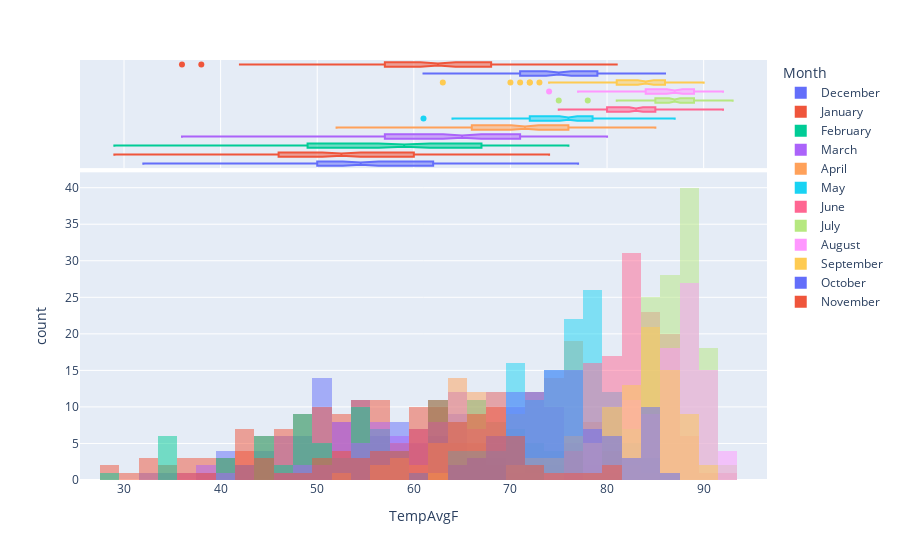

This figure's notebook cell:
### Markdown cell above
Overlay provides a way to visualize the individual distributions of each month. However, depending at the number of classes you have (in this case 12) it may not be the best way to compare distributions. A cool option you have, that is transferable to other plots, is the parameter `marginal`. This parameter allows you to display the distribution of the data on the x and y axis. You can find more information about the parameter [here](https://plot.ly/python/reference/#histogram2d-marginal).

**Step 3.3** Create a histogram with the distribution of the `TempAvgF` in the `weather` dataset based on the month. Set the `barmode` parameter to `overlay` and the `marginal` parameter to `box`.<br>

### Code cell
#create a histogram with plotly express that shows the color for each subscription type
fig = px.histogram(data_frame=weather, x='TempAvgF', color='Month', barmode='overlay', marginal='box')
fig.show()

### Figure 1 — Plotly figure (JSON) as saved in the notebook; plotly's stock layout.template omitted (floating-point values rounded to 4 significant figures)
{"data": [{"alignmentgroup": "True", "bingroup": "x", "hovertemplate": "Month=December<br>TempAvgF=%{x}<br>count=%{y}<extra></extra>", "legendgroup": "December", "marker": {"color": "#636efa", "opacity": 0.5, "pattern": {"shape": ""}}, "name": "December", "offsetgroup": "December", "orientation": "v", "showlegend": true, "type": "histogram", "x": [60, 48, 45, 46, 50, 48, 53, 51, 50, 40, 46, 54, 45, 54, 62, 69, 62, 54, 58, 56, 57, 62, 65, 65, 68, 63, 55, 51, 55, 53, 52, 53, 67, 51, 46, 49, 64, 54, 40, 49, 43, 39, 53, 55, 52, 50, 51, 57, 57, 59, 62, 65, 66, 73, 60, 59, 64, 55, 54, 46, 51, 59, 65, 64, 67, 63, 61, 74, 55, 41, 43, 49, 46, 53, 58, 51, 51, 50, 51, 48, 44, 40, 44, 59, 57, 64, 50, 50, 59, 55, 32, 34, 47, 57, 59, 60, 72, 74, 77, 69, 73, 60, 52, 64], "xaxis": "x", "yaxis": "y"}, {"alignmentgroup": "True", "hovertemplate": "Month=December<br>TempAvgF=%{x}<extra></extra>", "legendgroup": "December", "marker": {"color": "#636efa"}, "name": "December", "notched": true, "offsetgroup": "December", "showlegend": false, "type": "box", "x": [60, 48, 45, 46, 50, 48, 53, 51, 50, 40, 46, 54, 45, 54, 62, 69, 62, 54, 58, 56, 57, 62, 65, 65, 68, 63, 55, 51, 55, 53, 52, 53, 67, 51, 46, 49, 64, 54, 40, 49, 43, 39, 53, 55, 52, 50, 51, 57, 57, 59, 62, 65, 66, 73, 60, 59, 64, 55, 54, 46, 51, 59, 65, 64, 67, 63, 61, 74, 55, 41, 43, 49, 46, 53, 58, 51, 51, 50, 51, 48, 44, 40, 44, 59, 57, 64, 50, 50, 59, 55, 32, 34, 47, 57, 59, 60, 72, 74, 77, 69, 73, 60, 52, 64], "xaxis": "x2", "yaxis": "y2"}, {"alignmentgroup": "True", "bingroup": "x", "hovertemplate": "Month=January<br>TempAvgF=%{x}<br>count=%{y}<extra></extra>", "legendgroup": "January", "marker": {"color": "#EF553B", "opacity": 0.5, "pattern": {"shape": ""}}, "name": "January", "offsetgroup": "January", "orientation": "v", "showlegend": true, "type": "histogram", "x": [54, 44, 43, 57, 47, 29, 35, 47, 62, 65, 62, 57, 57, 57, 52, 56, 54, 54, 59, 64, 51, 54, 42, 33, 48, 60, 47, 33, 38, 48, 68, 37, 41, 51, 43, 41, 54, 41, 30, 36, 34, 42, 43, 39, 39, 49, 51, 54, 59, 56, 61, 53, 47, 45, 50, 57, 60, 67, 62, 66, 53, 56, 46, 45, 52, 48, 46, 50, 61, 55, 48, 42, 45, 50, 52, 59, 59, 54, 45, 48, 56, 51, 54, 46, 44, 53, 66, 51, 48, 52, 57, 62, 72, 63, 64, 60, 42, 49, 29, 32, 37, 57, 69, 70, 74, 67, 52, 62, 64, 54, 52, 62, 62, 65, 62, 61, 67, 59, 50, 48, 50, 55, 63, 61], "xaxis": "x", "yaxis": "y"}, {"alignmentgroup": "True", "hovertemplate": "Month=January<br>TempAvgF=%{x}<extra></extra>", "legendgroup": "January", "marker": {"color": "#EF553B"}, "name": "January", "notched": true, "offsetgroup": "January", "showlegend": false, "type": "box", "x": [54, 44, 43, 57, 47, 29, 35, 47, 62, 65, 62, 57, 57, 57, 52, 56, 54, 54, 59, 64, 51, 54, 42, 33, 48, 60, 47, 33, 38, 48, 68, 37, 41, 51, 43, 41, 54, 41, 30, 36, 34, 42, 43, 39, 39, 49, 51, 54, 59, 56, 61, 53, 47, 45, 50, 57, 60, 67, 62, 66, 53, 56, 46, 45, 52, 48, 46, 50, 61, 55, 48, 42, 45, 50, 52, 59, 59, 54, 45, 48, 56, 51, 54, 46, 44, 53, 66, 51, 48, 52, 57, 62, 72, 63, 64, 60, 42, 49, 29, 32, 37, 57, 69, 70, 74, 67, 52, 62, 64, 54, 52, 62, 62, 65, 62, 61, 67, 59, 50, 48, 50, 55, 63, 61], "xaxis": "x2", "yaxis": "y2"}, {"alignmentgroup": "True", "bingroup": "x", "hovertemplate": "Month=February<br>TempAvgF=%{x}<br>count=%{y}<extra></extra>", "legendgroup": "February", "marker": {"color": "#00cc96", "opacity": 0.5, "pattern": {"shape": ""}}, "name": "February", "offsetgroup": "February", "orientation": "v", "showlegend": true, "type": "histogram", "x": [66, 45, 40, 53, 40, 29, 34, 51, 59, 48, 35, 45, 51, 67, 59, 68, 70, 69, 73, 70, 57, 63, 74, 66, 62, 44, 45, 62, 59, 41, 42, 49, 45, 49, 55, 68, 68, 64, 65, 53, 55, 63, 63, 51, 45, 49, 54, 65, 67, 47, 34, 34, 49, 43, 34, 34, 66, 62, 49, 47, 48, 51, 50, 56, 57, 56, 68, 63, 64, 66, 62, 63, 63, 67, 73, 71, 68, 65, 54, 54, 54, 53, 58, 67, 70, 67, 55, 49, 49, 62, 73, 71, 69, 56, 65, 76, 73, 71, 57, 54, 55, 64, 74, 71, 64, 67, 69, 73, 67, 54, 57, 74, 75], "xaxis": "x", "yaxis": "y"}, {"alignmentgroup": "True", "hovertemplate": "Month=February<br>TempAvgF=%{x}<extra></extra>", "legendgroup": "February", "marker": {"color": "#00cc96"}, "name": "February", "notched": true, "offsetgroup": "February", "showlegend": false, "type": "box", "x": [66, 45, 40, 53, 40, 29, 34, 51, 59, 48, 35, 45, 51, 67, 59, 68, 70, 69, 73, 70, 57, 63, 74, 66, 62, 44, 45, 62, 59, 41, 42, 49, 45, 49, 55, 68, 68, 64, 65, 53, 55, 63, 63, 51, 45, 49, 54, 65, 67, 47, 34, 34, 49, 43, 34, 34, 66, 62, 49, 47, 48, 51, 50, 56, 57, 56, 68, 63, 64, 66, 62, 63, 63, 67, 73, 71, 68, 65, 54, 54, 54, 53, 58, 67, 70, 67, 55, 49, 49, 62, 73, 71, 69, 56, 65, 76, 73, 71, 57, 54, 55, 64, 74, 71, 64, 67, 69, 73, 67, 54, 57, 74, 75], "xaxis": "x2", "yaxis": "y2"}, {"alignmentgroup": "True", "bingroup": "x", "hovertemplate": "Month=March<br>TempAvgF=%{x}<br>count=%{y}<extra></extra>", "legendgroup": "March", "marker": {"color": "#ab63fa", "opacity": 0.5, "pattern": {"shape": ""}}, "name": "March", "offsetgroup": "March", "orientation": "v", "showlegend": true, "type": "histogram", "x": [68, 51, 36, 40, 46, 54, 53, 52, 49, 61, 70, 60, 52, 62, 68, 56, 55, 65, 62, 59, 67, 69, 54, 58, 57, 60, 72, 76, 64, 62, 73, 39, 42, 52, 52, 39, 42, 49, 51, 52, 57, 57, 63, 66, 66, 60, 65, 70, 71, 73, 64, 58, 68, 66, 71, 73, 62, 64, 66, 71, 72, 74, 70, 64, 73, 61, 68, 68, 70, 76, 65, 61, 65, 66, 71, 73, 80, 71, 73, 68, 55, 53, 52, 62, 74, 59, 57, 61, 65, 62, 64, 73, 76, 64, 58, 56, 57, 66, 76, 69, 68, 74, 73, 64, 55, 58, 57, 62, 69, 74, 75, 75, 75, 74, 76, 75, 72, 69, 75, 78, 78, 72, 68, 71], "xaxis": "x", "yaxis": "y"}, {"alignmentgroup": "True", "hovertemplate": "Month=March<br>TempAvgF=%{x}<extra></extra>", "legendgroup": "March", "marker": {"color": "#ab63fa"}, "name": "March", "notched": true, "offsetgroup": "March", "showlegend": false, "type": "box", "x": [68, 51, 36, 40, 46, 54, 53, 52, 49, 61, 70, 60, 52, 62, 68, 56, 55, 65, 62, 59, 67, 69, 54, 58, 57, 60, 72, 76, 64, 62, 73, 39, 42, 52, 52, 39, 42, 49, 51, 52, 57, 57, 63, 66, 66, 60, 65, 70, 71, 73, 64, 58, 68, 66, 71, 73, 62, 64, 66, 71, 72, 74, 70, 64, 73, 61, 68, 68, 70, 76, 65, 61, 65, 66, 71, 73, 80, 71, 73, 68, 55, 53, 52, 62, 74, 59, 57, 61, 65, 62, 64, 73, 76, 64, 58, 56, 57, 66, 76, 69, 68, 74, 73, 64, 55, 58, 57, 62, 69, 74, 75, 75, 75, 74, 76, 75, 72, 69, 75, 78, 78, 72, 68, 71], "xaxis": "x2", "yaxis": "y2"}, {"alignmentgroup": "True", "bingroup": "x", "hovertemplate": "Month=April<br>TempAvgF=%{x}<br>count=%{y}<extra></extra>", "legendgroup": "April", "marker": {"color": "#FFA15A", "opacity": 0.5, "pattern": {"shape": ""}}, "name": "April", "offsetgroup": "April", "orientation": "v", "showlegend": true, "type": "histogram", "x": [76, 76, 77, 64, 60, 57, 62, 64, 65, 72, 73, 75, 73, 58, 52, 57, 62, 69, 66, 68, 74, 75, 73, 78, 76, 77, 85, 80, 72, 66, 76, 76, 76, 63, 64, 75, 78, 74, 79, 65, 65, 75, 76, 67, 69, 74, 71, 66, 73, 64, 66, 74, 77, 77, 82, 78, 74, 59, 63, 67, 59, 60, 62, 68, 68, 69, 67, 68, 68, 72, 80, 68, 65, 66, 67, 70, 71, 69, 72, 71, 72, 72, 69, 71, 79, 79, 76, 75, 80, 76, 71, 67, 70, 75, 64, 64, 67, 69, 74, 76, 67, 70, 75, 75, 76, 77, 72, 72, 77, 79, 80, 65, 64, 65, 76, 77, 70, 83, 79, 65], "xaxis": "x", "yaxis": "y"}, {"alignmentgroup": "True", "hovertemplate": "Month=April<br>TempAvgF=%{x}<extra></extra>", "legendgroup": "April", "marker": {"color": "#FFA15A"}, "name": "April", "notched": true, "offsetgroup": "April", "showlegend": false, "type": "box", "x": [76, 76, 77, 64, 60, 57, 62, 64, 65, 72, 73, 75, 73, 58, 52, 57, 62, 69, 66, 68, 74, 75, 73, 78, 76, 77, 85, 80, 72, 66, 76, 76, 76, 63, 64, 75, 78, 74, 79, 65, 65, 75, 76, 67, 69, 74, 71, 66, 73, 64, 66, 74, 77, 77, 82, 78, 74, 59, 63, 67, 59, 60, 62, 68, 68, 69, 67, 68, 68, 72, 80, 68, 65, 66, 67, 70, 71, 69, 72, 71, 72, 72, 69, 71, 79, 79, 76, 75, 80, 76, 71, 67, 70, 75, 64, 64, 67, 69, 74, 76, 67, 70, 75, 75, 76, 77, 72, 72, 77, 79, 80, 65, 64, 65, 76, 77, 70, 83, 79, 65], "xaxis": "x2", "yaxis": "y2"}, {"alignmentgroup": "True", "bingroup": "x", "hovertemplate": "Month=May<br>TempAvgF=%{x}<br>count=%{y}<extra></extra>", "legendgroup": "May", "marker": {"color": "#19d3f3", "opacity": 0.5, "pattern": {"shape": ""}}, "name": "May", "offsetgroup": "May", "orientation": "v", "showlegend": true, "type": "histogram", "x": [65, 70, 76, 76, 76, 76, 79, 79, 76, 76, 83, 72, 61, 64, 65, 74, 73, 74, 76, 78, 80, 79, 78, 78, 80, 70, 68, 76, 78, 81, 82, 70, 71, 71, 75, 75, 79, 78, 76, 79, 82, 74, 67, 67, 78, 72, 77, 75, 81, 82, 81, 69, 70, 77, 73, 74, 78, 76, 78, 77, 79, 77, 72, 64, 67, 71, 74, 71, 73, 70, 77, 79, 76, 76, 79, 72, 67, 74, 74, 71, 69, 73, 77, 80, 78, 81, 82, 79, 71, 78, 79, 78, 75, 71, 77, 80, 70, 71, 73, 75, 74, 71, 77, 80, 76, 74, 78, 80, 78, 80, 84, 85, 75, 70, 69, 72, 72, 78, 84, 87, 80, 78, 78, 77], "xaxis": "x", "yaxis": "y"}, {"alignmentgroup": "True", "hovertemplate": "Month=May<br>TempAvgF=%{x}<extra></extra>", "legendgroup": "May", "marker": {"color": "#19d3f3"}, "name": "May", "notched": true, "offsetgroup": "May", "showlegend": false, "type": "box", "x": [65, 70, 76, 76, 76, 76, 79, 79, 76, 76, 83, 72, 61, 64, 65, 74, 73, 74, 76, 78, 80, 79, 78, 78, 80, 70, 68, 76, 78, 81, 82, 70, 71, 71, 75, 75, 79, 78, 76, 79, 82, 74, 67, 67, 78, 72, 77, 75, 81, 82, 81, 69, 70, 77, 73, 74, 78, 76, 78, 77, 79, 77, 72, 64, 67, 71, 74, 71, 73, 70, 77, 79, 76, 76, 79, 72, 67, 74, 74, 71, 69, 73, 77, 80, 78, 81, 82, 79, 71, 78, 79, 78, 75, 71, 77, 80, 70, 71, 73, 75, 74, 71, 77, 80, 76, 74, 78, 80, 78, 80, 84, 85, 75, 70, 69, 72, 72, 78, 84, 87, 80, 78, 78, 77], "xaxis": "x2", "yaxis": "y2"}, {"alignmentgroup": "True", "bingroup": "x", "hovertemplate": "Month=June<br>TempAvgF=%{x}<br>count=%{y}<extra></extra>", "legendgroup": "June", "marker": {"color": "#FF6692", "opacity": 0.5, "pattern": {"shape": ""}}, "name": "June", "offsetgroup": "June", "orientation": "v", "showlegend": true, "type": "histogram", "x": [80, 83, 83, 83, 83, 83, 83, 83, 77, 78, 80, 80, 79, 92, 83, 84, 84, 85, 84, 83, 84, 83, 78, 84, 80, 80, 83, 86, 86, 87, 76, 79, 78, 78, 80, 80, 81, 82, 84, 83, 84, 84, 85, 79, 82, 78, 81, 82, 78, 78, 79, 81, 84, 83, 83, 85, 83, 82, 84, 84, 78, 76, 75, 77, 78, 80, 81, 81, 82, 80, 85, 86, 85, 86, 87, 86, 87, 86, 86, 85, 86, 86, 85, 84, 83, 86, 86, 87, 84, 85, 78, 83, 82, 80, 78, 81, 83, 83, 82, 82, 83, 85, 87, 87, 88, 88, 89, 89, 84, 87, 86, 88, 91, 79, 83, 82, 81, 82, 87, 89], "xaxis": "x", "yaxis": "y"}, {"alignmentgroup": "True", "hovertemplate": "Month=June<br>TempAvgF=%{x}<extra></extra>", "legendgroup": "June", "marker": {"color": "#FF6692"}, "name": "June", "notched": true, "offsetgroup": "June", "showlegend": false, "type": "box", "x": [80, 83, 83, 83, 83, 83, 83, 83, 77, 78, 80, 80, 79, 92, 83, 84, 84, 85, 84, 83, 84, 83, 78, 84, 80, 80, 83, 86, 86, 87, 76, 79, 78, 78, 80, 80, 81, 82, 84, 83, 84, 84, 85, 79, 82, 78, 81, 82, 78, 78, 79, 81, 84, 83, 83, 85, 83, 82, 84, 84, 78, 76, 75, 77, 78, 80, 81, 81, 82, 80, 85, 86, 85, 86, 87, 86, 87, 86, 86, 85, 86, 86, 85, 84, 83, 86, 86, 87, 84, 85, 78, 83, 82, 80, 78, 81, 83, 83, 82, 82, 83, 85, 87, 87, 88, 88, 89, 89, 84, 87, 86, 88, 91, 79, 83, 82, 81, 82, 87, 89], "xaxis": "x2", "yaxis": "y2"}, {"alignmentgroup": "True", "bingroup": "x", "hovertemplate": "Month=July<br>TempAvgF=%{x}<br>count=%{y}<extra></extra>", "legendgroup": "July", "marker": {"color": "#B6E880", "opacity": 0.5, "pattern": {"shape": ""}}, "name": "July", "offsetgroup": "July", "orientation": "v", "showlegend": true, "type": "histogram", "x": [86, 85, 84, 82, 82, 84, 85, 86, 85, 84, 83, 85, 87, 88, 83, 84, 82, 75, 78, 84, 87, 86, 86, 84, 86, 87, 87, 87, 87, 86, 87, 81, 81, 84, 84, 84, 84, 85, 85, 85, 84, 83, 84, 86, 86, 85, 85, 86, 88, 87, 86, 86, 87, 88, 88, 87, 87, 89, 89, 89, 88, 90, 85, 87, 88, 90, 89, 90, 89, 90, 89, 87, 90, 89, 91, 89, 90, 88, 88, 89, 89, 89, 89, 89, 90, 90, 89, 84, 83, 86, 85, 87, 88, 89, 89, 88, 90, 89, 89, 87, 88, 89, 88, 89, 89, 90, 89, 87, 84, 88, 88, 89, 90, 91, 90, 90, 89, 91, 91, 89, 91, 92, 93, 88], "xaxis": "x", "yaxis": "y"}, {"alignmentgroup": "True", "hovertemplate": "Month=July<br>TempAvgF=%{x}<extra></extra>", "legendgroup": "July", "marker": {"color": "#B6E880"}, "name": "July", "notched": true, "offsetgroup": "July", "showlegend": false, "type": "box", "x": [86, 85, 84, 82, 82, 84, 85, 86, 85, 84, 83, 85, 87, 88, 83, 84, 82, 75, 78, 84, 87, 86, 86, 84, 86, 87, 87, 87, 87, 86, 87, 81, 81, 84, 84, 84, 84, 85, 85, 85, 84, 83, 84, 86, 86, 85, 85, 86, 88, 87, 86, 86, 87, 88, 88, 87, 87, 89, 89, 89, 88, 90, 85, 87, 88, 90, 89, 90, 89, 90, 89, 87, 90, 89, 91, 89, 90, 88, 88, 89, 89, 89, 89, 89, 90, 90, 89, 84, 83, 86, 85, 87, 88, 89, 89, 88, 90, 89, 89, 87, 88, 89, 88, 89, 89, 90, 89, 87, 84, 88, 88, 89, 90, 91, 90, 90, 89, 91, 91, 89, 91, 92, 93, 88], "xaxis": "x2", "yaxis": "y2"}, {"alignmentgroup": "True", "bingroup": "x", "hovertemplate": "Month=August<br>TempAvgF=%{x}<br>count=%{y}<extra></extra>", "legendgroup": "August", "marker": {"color": "#FF97FF", "opacity": 0.5, "pattern": {"shape": ""}}, "name": "August", "offsetgroup": "August", "orientation": "v", "showlegend": true, "type": "histogram", "x": [82, 79, 83, 83, 85, 88, 90, 89, 89, 89, 89, 87, 83, 84, 88, 91, 90, 90, 87, 90, 92, 91, 88, 89, 89, 89, 87, 88, 87, 85, 87, 86, 88, 87, 89, 90, 90, 89, 90, 89, 90, 90, 92, 91, 90, 89, 87, 86, 88, 89, 79, 82, 87, 89, 89, 89, 86, 86, 85, 83, 86, 86, 87, 87, 88, 88, 89, 89, 89, 89, 91, 92, 90, 92, 87, 78, 74, 77, 80, 81, 84, 78, 78, 83, 86, 85, 84, 84, 82, 83, 82, 83, 84], "xaxis": "x", "yaxis": "y"}, {"alignmentgroup": "True", "hovertemplate": "Month=August<br>TempAvgF=%{x}<extra></extra>", "legendgroup": "August", "marker": {"color": "#FF97FF"}, "name": "August", "notched": true, "offsetgroup": "August", "showlegend": false, "type": "box", "x": [82, 79, 83, 83, 85, 88, 90, 89, 89, 89, 89, 87, 83, 84, 88, 91, 90, 90, 87, 90, 92, 91, 88, 89, 89, 89, 87, 88, 87, 85, 87, 86, 88, 87, 89, 90, 90, 89, 90, 89, 90, 90, 92, 91, 90, 89, 87, 86, 88, 89, 79, 82, 87, 89, 89, 89, 86, 86, 85, 83, 86, 86, 87, 87, 88, 88, 89, 89, 89, 89, 91, 92, 90, 92, 87, 78, 74, 77, 80, 81, 84, 78, 78, 83, 86, 85, 84, 84, 82, 83, 82, 83, 84], "xaxis": "x2", "yaxis": "y2"}, {"alignmentgroup": "True", "bingroup": "x", "hovertemplate": "Month=September<br>TempAvgF=%{x}<br>count=%{y}<extra></extra>", "legendgroup": "September", "marker": {"color": "#FECB52", "opacity": 0.5, "pattern": {"shape": ""}}, "name": "September", "offsetgroup": "September", "orientation": "v", "showlegend": true, "type": "histogram", "x": [90, 88, 88, 86, 87, 86, 82, 84, 86, 88, 89, 81, 63, 71, 79, 84, 83, 81, 80, 82, 81, 81, 76, 72, 73, 76, 74, 77, 78, 78, 84, 83, 84, 88, 90, 88, 88, 88, 84, 84, 84, 80, 77, 77, 84, 84, 86, 86, 85, 82, 84, 84, 81, 82, 84, 82, 81, 79, 81, 83, 86, 84, 83, 84, 84, 86, 87, 86, 86, 82, 81, 82, 84, 84, 83, 85, 85, 87, 88, 87, 86, 82, 85, 87, 79, 70, 74, 77, 75, 72], "xaxis": "x", "yaxis": "y"}, {"alignmentgroup": "True", "hovertemplate": "Month=September<br>TempAvgF=%{x}<extra></extra>", "legendgroup": "September", "marker": {"color": "#FECB52"}, "name": "September", "notched": true, "offsetgroup": "September", "showlegend": false, "type": "box", "x": [90, 88, 88, 86, 87, 86, 82, 84, 86, 88, 89, 81, 63, 71, 79, 84, 83, 81, 80, 82, 81, 81, 76, 72, 73, 76, 74, 77, 78, 78, 84, 83, 84, 88, 90, 88, 88, 88, 84, 84, 84, 80, 77, 77, 84, 84, 86, 86, 85, 82, 84, 84, 81, 82, 84, 82, 81, 79, 81, 83, 86, 84, 83, 84, 84, 86, 87, 86, 86, 82, 81, 82, 84, 84, 83, 85, 85, 87, 88, 87, 86, 82, 85, 87, 79, 70, 74, 77, 75, 72], "xaxis": "x2", "yaxis": "y2"}, {"alignmentgroup": "True", "bingroup": "x", "hovertemplate": "Month=October<br>TempAvgF=%{x}<br>count=%{y}<extra></extra>", "legendgroup": "October", "marker": {"color": "#636efa", "opacity": 0.5, "pattern": {"shape": ""}}, "name": "October", "offsetgroup": "October", "orientation": "v", "showlegend": true, "type": "histogram", "x": [84, 84, 75, 70, 75, 81, 83, 82, 84, 84, 69, 69, 69, 66, 72, 72, 74, 76, 74, 73, 71, 72, 75, 73, 75, 74, 74, 75, 73, 73, 66, 82, 78, 72, 73, 76, 77, 77, 80, 80, 79, 80, 86, 79, 78, 79, 76, 75, 71, 70, 73, 79, 76, 76, 68, 61, 69, 71, 70, 66, 71, 71, 70, 72, 75, 81, 84, 84, 76, 74, 71, 68, 71, 76, 79, 77, 81, 85, 84, 84, 84, 74, 65, 64, 70, 77, 77, 76, 76, 74, 75, 76, 73], "xaxis": "x", "yaxis": "y"}, {"alignmentgroup": "True", "hovertemplate": "Month=October<br>TempAvgF=%{x}<extra></extra>", "legendgroup": "October", "marker": {"color": "#636efa"}, "name": "October", "notched": true, "offsetgroup": "October", "showlegend": false, "type": "box", "x": [84, 84, 75, 70, 75, 81, 83, 82, 84, 84, 69, 69, 69, 66, 72, 72, 74, 76, 74, 73, 71, 72, 75, 73, 75, 74, 74, 75, 73, 73, 66, 82, 78, 72, 73, 76, 77, 77, 80, 80, 79, 80, 86, 79, 78, 79, 76, 75, 71, 70, 73, 79, 76, 76, 68, 61, 69, 71, 70, 66, 71, 71, 70, 72, 75, 81, 84, 84, 76, 74, 71, 68, 71, 76, 79, 77, 81, 85, 84, 84, 84, 74, 65, 64, 70, 77, 77, 76, 76, 74, 75, 76, 73], "xaxis": "x2", "yaxis": "y2"}, {"alignmentgroup": "True", "bingroup": "x", "hovertemplate": "Month=November<br>TempAvgF=%{x}<br>count=%{y}<extra></extra>", "legendgroup": "November", "marker": {"color": "#EF553B", "opacity": 0.5, "pattern": {"shape": ""}}, "name": "November", "offsetgroup": "November", "orientation": "v", "showlegend": true, "type": "histogram", "x": [58, 62, 68, 67, 57, 59, 60, 62, 61, 63, 54, 44, 36, 38, 44, 42, 42, 43, 51, 57, 68, 63, 67, 53, 53, 60, 53, 57, 65, 72, 67, 68, 69, 70, 79, 68, 60, 62, 63, 67, 77, 64, 61, 60, 62, 70, 61, 58, 63, 65, 54, 47, 48, 56, 68, 71, 58, 42, 45, 50, 81, 81, 74, 71, 68, 68, 66, 66, 63, 64, 65, 67, 65, 69, 73, 71, 70, 66, 52, 51, 61, 69, 62, 61, 61, 62, 66, 65, 64, 55], "xaxis": "x", "yaxis": "y"}, {"alignmentgroup": "True", "hovertemplate": "Month=November<br>TempAvgF=%{x}<extra></extra>", "legendgroup": "November", "marker": {"color": "#EF553B"}, "name": "November", "notched": true, "offsetgroup": "November", "showlegend": false, "type": "box", "x": [58, 62, 68, 67, 57, 59, 60, 62, 61, 63, 54, 44, 36, 38, 44, 42, 42, 43, 51, 57, 68, 63, 67, 53, 53, 60, 53, 57, 65, 72, 67, 68, 69, 70, 79, 68, 60, 62, 63, 67, 77, 64, 61, 60, 62, 70, 61, 58, 63, 65, 54, 47, 48, 56, 68, 71, 58, 42, 45, 50, 81, 81, 74, 71, 68, 68, 66, 66, 63, 64, 65, 67, 65, 69, 73, 71, 70, 66, 52, 51, 61, 69, 62, 61, 61, 62, 66, 65, 64, 55], "xaxis": "x2", "yaxis": "y2"}], "layout": {"barmode": "overlay", "legend": {"title": {"text": "Month"}, "tracegroupgap": 0}, "margin": {"t": 60}, "xaxis": {"anchor": "y", "domain": [0, 1], "title": {"text": "TempAvgF"}}, "xaxis2": {"anchor": "y2", "domain": [0, 1], "matches": "x", "showgrid": true, "showticklabels": false}, "yaxis": {"anchor": "x", "domain": [0, 0.7326], "title": {"text": "count"}}, "yaxis2": {"anchor": "x2", "domain": [0.7426, 1], "matches": "y2", "showgrid": false, "showline": false, "showticklabels": false, "ticks": ""}}}
